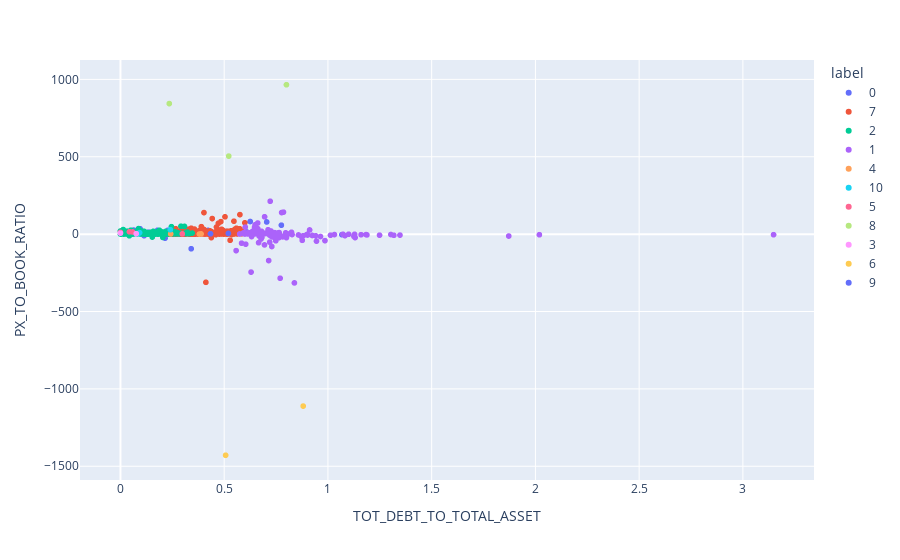

This figure's notebook cell:
### Code cell
px.scatter(data_frame=df_copy, x='TOT_DEBT_TO_TOTAL_ASSET', y='PX_TO_BOOK_RATIO', color = 'label', hover_data=['ticker', 'revenue', 'CASH_FLOW_PER_SHARE'])

### Figure 1 — Plotly figure (JSON) as saved in the notebook; plotly's stock layout.template omitted (floating-point values rounded to 4 significant figures; data arrays with more than 128 entries replaced by an {"elided": "..."} marker saying what was removed)
{"data": [{"customdata": {"elided": "128x3 mixed values"}, "hovertemplate": "label=0<br>TOT_DEBT_TO_TOTAL_ASSET=%{x}<br>PX_TO_BOOK_RATIO=%{y}<br>ticker=%{customdata[0]}<br>revenue=%{customdata[1]}<br>CASH_FLOW_PER_SHARE=%{customdata[2]}<extra></extra>", "legendgroup": "0", "marker": {"color": "#636efa", "symbol": "circle"}, "mode": "markers", "name": "0", "showlegend": true, "type": "scattergl", "x": [0.01869, 0.1954, 0.02915, 0.2197, 0.05226, 0.1573, 0.1792, 0.1003, 0, 0, 0.04944, 0.2338, 0.04905, 0.2232, 0.2704, 0.1243, 0.48, 0.08212, 0.3574, 0.03752, 0.09461, 0.4003, 0, 0.01412, 0.3084, 0.08156, 0.3266, 0.3039, 0.2355, 0.03421, 0.1457, 0.02268, 0.2272, 0, 0.02621, 0, 0.1629, 0.6084, 0.1933, 0, 0.2733, 0.06355, 0.07245, 0.1503, 0.5118, 0.01404, 0.4079, 0.3849, 0.2576, 0.341, 0.05497, 0.4354, 0.2112, 0.2064, 0.01265, 0.6121, 0, 0.0722, 0.08328, 0.08575, 0, 0, 0.4392, 0.08368, 0, 0.4228, 0.6557, 0.42, 0.1316, 0.1353, 0.5349, 0.2591, 0.02541, 0.1141, 0.7048, 0.0386, 0.2024, 0.1742, 0.03455, 0.1833, 0.05392, 0.09231, 0.111, 0, 0.2473, 0.06682, 0.08908, 0.04897, 0.6254, 0.1071, 0.3151, 0.01785, 0.516, 0.05715, 0.7756, 0, 0.2717, 0.03371, 0.1311, 0.3532, 0.07288, 0.1727, 0.3861, 1.067, 0.215, 0.111, 0.06932, 0.01562, 0.2143, 0.09463, 0.1356, 0.1106, 0.172, 0.1453, 0.1155, 0.3041, 0.2061, 0.01455, 0.1402, 0.01926, 0.1269, 0.1139, 0.134, 0.1276, 0.1148, 0.04013, 0.1289, 0.008122], "xaxis": "x", "y": [7.288, 10.14, 9.414, 8.525, 6.262, 16.1, 25.33, 1.006, 3.253, 3.903, 5.695, 3.575, 17.46, 6.747, 2.141, 3.15, 6.035, 23.79, 10.6, 3.182, 6.452, 11.76, 2.037, 7.541, 10.12, 11.08, 17.34, 11.85, 10.03, 3.96, 1.582, 3.356, 24.09, 4.771, 3.774, 2.848, 9.676, 14.31, 4.981, 3.191, 15.28, 26.38, 5.142, 10.92, 19.52, 3.987, 4.101, 16.84, 9.372, -94.44, 2.657, 9.546, 1.243, 2.702, 7.056, 5.879, 13.29, 3.503, 5.548, 11.51, 4.294, 9.104, 1.563, 4.487, 4.667, 24.18, 4.293, 13.39, 12.45, 12.77, 8.153, 3.639, 15.25, -10.04, 78.68, 5.24, 0.993, 6.324, 9.191, 8.273, 2.658, 7.295, 15.86, 3.225, 5.209, 3.507, 6.044, 12.5, 81.68, 6.766, 4.209, 2.527, 8.356, 5.788, 57.87, 5.1, 7.893, 9.905, 4.236, 1.178, 7.387, 2.537, 1.008, -3.279, -26.16, 1.695, 1.81, 9.246, 2.914, 34.92, 8.488, 3.778, 10.44, 10.6, 4.331, 32.75, 6.288, 6.117, 12.5, 4.428, 8.925, 6.098, 1.904, 4.39, 1.448, 6.515, 0.757, 9.425], "yaxis": "y"}, {"customdata": {"elided": "735x3 mixed values"}, "hovertemplate": "label=7<br>TOT_DEBT_TO_TOTAL_ASSET=%{x}<br>PX_TO_BOOK_RATIO=%{y}<br>ticker=%{customdata[0]}<br>revenue=%{customdata[1]}<br>CASH_FLOW_PER_SHARE=%{customdata[2]}<extra></extra>", "legendgroup": "7", "marker": {"color": "#EF553B", "symbol": "circle"}, "mode": "markers", "name": "7", "showlegend": true, "type": "scattergl", "x": {"elided": "735 float values"}, "xaxis": "x", "y": {"elided": "735 float values"}, "yaxis": "y"}, {"customdata": {"elided": "457x3 mixed values"}, "hovertemplate": "label=2<br>TOT_DEBT_TO_TOTAL_ASSET=%{x}<br>PX_TO_BOOK_RATIO=%{y}<br>ticker=%{customdata[0]}<br>revenue=%{customdata[1]}<br>CASH_FLOW_PER_SHARE=%{customdata[2]}<extra></extra>", "legendgroup": "2", "marker": {"color": "#00cc96", "symbol": "circle"}, "mode": "markers", "name": "2", "showlegend": true, "type": "scattergl", "x": {"elided": "457 float values"}, "xaxis": "x", "y": {"elided": "457 float values"}, "yaxis": "y"}, {"customdata": {"elided": "154x3 mixed values"}, "hovertemplate": "label=1<br>TOT_DEBT_TO_TOTAL_ASSET=%{x}<br>PX_TO_BOOK_RATIO=%{y}<br>ticker=%{customdata[0]}<br>revenue=%{customdata[1]}<br>CASH_FLOW_PER_SHARE=%{customdata[2]}<extra></extra>", "legendgroup": "1", "marker": {"color": "#ab63fa", "symbol": "circle"}, "mode": "markers", "name": "1", "showlegend": true, "type": "scattergl", "x": {"elided": "154 float values"}, "xaxis": "x", "y": {"elided": "154 float values"}, "yaxis": "y"}, {"customdata": [["TM", 7544570000000, 248.1], ["SEB", 1812000000, 86.71], ["HMC", 3747590000000, 111.1]], "hovertemplate": "label=4<br>TOT_DEBT_TO_TOTAL_ASSET=%{x}<br>PX_TO_BOOK_RATIO=%{y}<br>ticker=%{customdata[0]}<br>revenue=%{customdata[1]}<br>CASH_FLOW_PER_SHARE=%{customdata[2]}<extra></extra>", "legendgroup": "4", "marker": {"color": "#FFA15A", "symbol": "circle"}, "mode": "markers", "name": "4", "showlegend": true, "type": "scattergl", "x": [0.3886, 0.242, 0.3805], "xaxis": "x", "y": [1.247, 1.397, 0.641], "yaxis": "y"}, {"customdata": [["TGTX", 38000, -0.3053], ["RVNC", 89000, -0.7428], ["ITCI", 60613, -0.6344]], "hovertemplate": "label=10<br>TOT_DEBT_TO_TOTAL_ASSET=%{x}<br>PX_TO_BOOK_RATIO=%{y}<br>ticker=%{customdata[0]}<br>revenue=%{customdata[1]}<br>CASH_FLOW_PER_SHARE=%{customdata[2]}<extra></extra>", "legendgroup": "10", "marker": {"color": "#19d3f3", "symbol": "circle"}, "mode": "markers", "name": "10", "showlegend": true, "type": "scattergl", "x": [0.2404, 0.08622, 0.09213], "xaxis": "x", "y": [28.62, 3.247, 9.723], "yaxis": "y"}, {"customdata": [["SHOP", 505160000, 0.4585], ["MMSI", 257922000, 0.4874], ["DDOG", 113644000, 0.05892], ["CDLX", 69293000, 0.1595]], "hovertemplate": "label=5<br>TOT_DEBT_TO_TOTAL_ASSET=%{x}<br>PX_TO_BOOK_RATIO=%{y}<br>ticker=%{customdata[0]}<br>revenue=%{customdata[1]}<br>CASH_FLOW_PER_SHARE=%{customdata[2]}<extra></extra>", "legendgroup": "5", "marker": {"color": "#FF6692", "symbol": "circle"}, "mode": "markers", "name": "5", "showlegend": true, "type": "scattergl", "x": [0.04348, 0.298, 0.05821, 0.0001649], "xaxis": "x", "y": [15.21, 1.814, 14.29, 11.28], "yaxis": "y"}, {"customdata": [["SBH", 980208000, 0.5358], ["NSP", 1075090000, 3.952], ["CL", 4015000000, 1.132]], "hovertemplate": "label=8<br>TOT_DEBT_TO_TOTAL_ASSET=%{x}<br>PX_TO_BOOK_RATIO=%{y}<br>ticker=%{customdata[0]}<br>revenue=%{customdata[1]}<br>CASH_FLOW_PER_SHARE=%{customdata[2]}<extra></extra>", "legendgroup": "8", "marker": {"color": "#B6E880", "symbol": "circle"}, "mode": "markers", "name": "8", "showlegend": true, "type": "scattergl", "x": [0.8, 0.2353, 0.522], "xaxis": "x", "y": [965.4, 843.7, 504.3], "yaxis": "y"}, {"customdata": [["NK", 9000, -0.1513], ["AUPH", 29000, -0.2957]], "hovertemplate": "label=3<br>TOT_DEBT_TO_TOTAL_ASSET=%{x}<br>PX_TO_BOOK_RATIO=%{y}<br>ticker=%{customdata[0]}<br>revenue=%{customdata[1]}<br>CASH_FLOW_PER_SHARE=%{customdata[2]}<extra></extra>", "legendgroup": "3", "marker": {"color": "#FF97FF", "symbol": "circle"}, "mode": "markers", "name": "3", "showlegend": true, "type": "scattergl", "x": [0.07605, 0], "xaxis": "x", "y": [3.089, 6.333], "yaxis": "y"}, {"customdata": [["LNG", 3007000000, 2.909], ["KMB", 4583000000, 2.695]], "hovertemplate": "label=6<br>TOT_DEBT_TO_TOTAL_ASSET=%{x}<br>PX_TO_BOOK_RATIO=%{y}<br>ticker=%{customdata[0]}<br>revenue=%{customdata[1]}<br>CASH_FLOW_PER_SHARE=%{customdata[2]}<extra></extra>", "legendgroup": "6", "marker": {"color": "#FECB52", "symbol": "circle"}, "mode": "markers", "name": "6", "showlegend": true, "type": "scattergl", "x": [0.8807, 0.5069], "xaxis": "x", "y": [-1111.0, -1429.0], "yaxis": "y"}, {"customdata": [["LGND", 27003000, -0.4179], ["INVA", 75971000, 0.6606]], "hovertemplate": "label=9<br>TOT_DEBT_TO_TOTAL_ASSET=%{x}<br>PX_TO_BOOK_RATIO=%{y}<br>ticker=%{customdata[0]}<br>revenue=%{customdata[1]}<br>CASH_FLOW_PER_SHARE=%{customdata[2]}<extra></extra>", "legendgroup": "9", "marker": {"color": "#636efa", "symbol": "circle"}, "mode": "markers", "name": "9", "showlegend": true, "type": "scattergl", "x": [0.4341, 0.5203], "xaxis": "x", "y": [2.387, 4.575], "yaxis": "y"}], "layout": {"legend": {"title": {"text": "label"}, "tracegroupgap": 0}, "margin": {"t": 60}, "xaxis": {"anchor": "y", "domain": [0, 1], "title": {"text": "TOT_DEBT_TO_TOTAL_ASSET"}}, "yaxis": {"anchor": "x", "domain": [0, 1], "title": {"text": "PX_TO_BOOK_RATIO"}}}}
